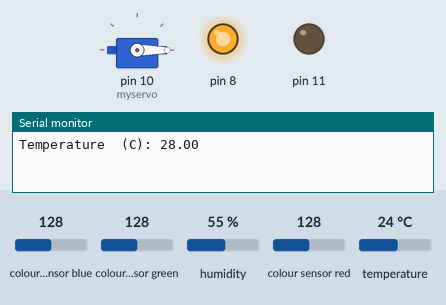
The sketch below on a simulated Arduino Uno, built with avr-gcc and run on an emulated ATmega328P. Parts: servo, output pins drawn as LEDs (lit = HIGH), the last lines printed to the serial monitor. Wiring (inferred from the names in the program): TCS3200 colour sensor: output pin 7; S2 pin 5; S3 pin 6; S0 pin 3; S1 pin 4. The test bench sets the inputs (shaded band); at power-on: colour sensor blue 128, colour sensor green 128, humidity 55 %, colour sensor red 128, temperature 24 °C. Pins used as bus, display or sensor lines are not drawn.

Above: at 0.1 s.
At 2.1 s:
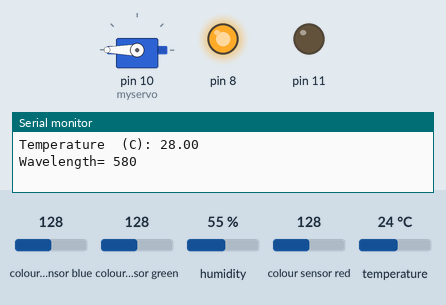
Timing chart, 0 to 3.6 s (numbered marks = the images above):
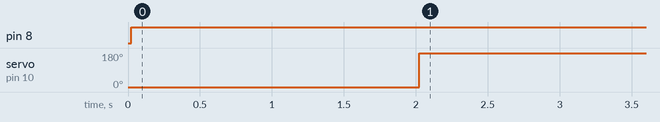

The sketch:

cap_project.ino
```cpp
#include <dht11.h>
#include <Servo.h>
Servo myservo;
#define DHT11PIN 9 //dht

#define S0 3
#define S1 4
#define S2 5
#define S3 6
#define sensorOut 7
int frequency = 0;

dht11 DHT11;

void  setup()
{
  myservo.attach(10);
  Serial.begin(9600);
  pinMode(8, OUTPUT);
  pinMode(11, OUTPUT);
  pinMode(S0, OUTPUT);
  pinMode(S1, OUTPUT);
  pinMode(S2, OUTPUT);
  pinMode(S3, OUTPUT);
  pinMode(sensorOut, INPUT);

  // Setting frequency-scaling to 20%
  digitalWrite(S0,HIGH);
  digitalWrite(S1,LOW);
  myservo.write(-90);


}

void loop()
{
  Serial.println();

  int chk = DHT11.read(DHT11PIN);

  DHT11.temperature = 28.5;

  Serial.print("Temperature  (C): ");
  Serial.println((float)DHT11.temperature, 2);
  if (DHT11.temperature >= 25){
    digitalWrite(8, HIGH);
  }
  if (DHT11.temperature < 25){
    digitalWrite(8, LOW);
  }
  if (DHT11.temperature < 20){
    digitalWrite(11, HIGH);
  }
  if (DHT11.temperature >= 20){
    digitalWrite(11, LOW);
  }

  delay(2000);


  // Setting Green filtered photodiodes to be read
  digitalWrite(S2,HIGH);
  digitalWrite(S3,HIGH);
  // Reading the output frequency
  frequency = pulseIn(sensorOut, LOW);
  //Remaping the value of the frequency to the RGB Model of 0 to 255
  frequency = map(frequency, 30,90,255,0);
  frequency = 580;
  // Printing the value on the serial monitor
  Serial.print("Wavelength= ");//printing name
  Serial.print(frequency);//printing RED color frequency
  Serial.print("  ");
  if (frequency < 590){
    myservo.write(180);
  }
  if (frequency >= 590){
    myservo.write(-180);
  }
  delay(100);

  delay(100);

}
```

Measured:
- by itself, pin 8: LOW → HIGH at 0.02 s
- by itself, servo on pin 10 (myservo): 0° → 180° at 2.0 s
